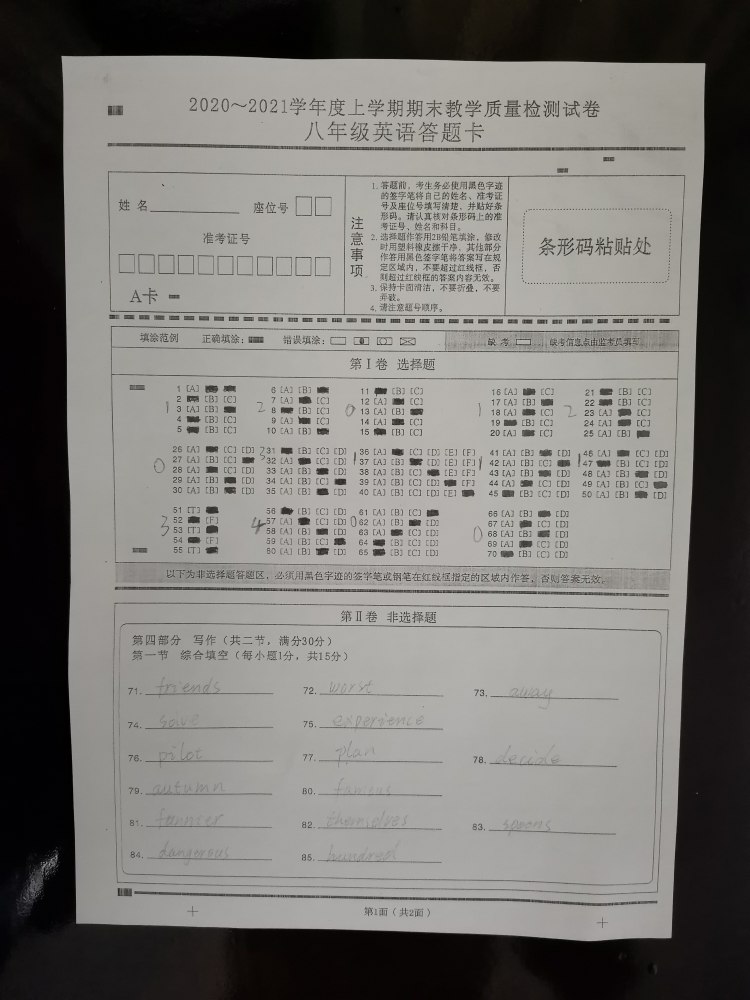
#> input picture 学习/opencv项目/答题卡检测/images/hbz2.jpg, 3000 x 4000 px, given in place of cart.jpg, which was not available (shown at 1/4 size)
$ python '作业3_文档扫描.py'
#> lines starting #> are read from the running program, lines starting #| are printed output that depends on the picture; after the words box and inside, x2 and y2 are one past the last pixel; in counts of white or black regions, pixels touching at a corner belong together; pictures that were not available may be replaced by others from this repository, and a replacement may not be noted
import cv2
import argparse
import numpy as np


def order_points(pts):
    # 4个坐标点
    rect = np.zeros((4, 2), dtype=np.float32)
    # 按顺序0123分别为左上，右上，右下，左下
    # 计算左上， 右下
    s = pts.sum(axis=1)
    rect[0] = pts[np.argmin(s)]
    rect[2] = pts[np.argmax(s)]
    # 计算右下， 左上
    diff = np.diff(pts, axis=1)
    rect[1] = pts[np.argmin(diff)]
    rect[3] = pts[np.argmax(diff)]
    return rect


def four_point_transform(image, pts):
    # 获取输入的坐标值
    rect = order_points(pts)
    (tl, tr, br, bl) = rect
    # 计算输入的高和宽
    widthA = np.sqrt(((br[0] - bl[0]) ** 2) + ((br[1] - bl[1]) ** 2))
    widthB = np.sqrt(((tr[0] - tl[0]) ** 2) + ((tr[1] - tl[1]) ** 2))
    heightA = np.sqrt(((tr[0] - br[0]) ** 2) + ((tr[1] - br[1]) ** 2))
    heightB = np.sqrt(((tl[0] - bl[0]) ** 2) + ((tl[1] - bl[1]) ** 2))

    maxWidth = int(max(widthA, widthB))
    maxHeight = int(max(heightA, heightB))

    # 变换后的目标位置
    dst = np.array([[0, 0],
                    [maxWidth - 1, 0],
                    [maxWidth - 1,  maxHeight - 1],
                    [0, maxHeight - 1]], dtype=np.float32)
    # 计算变换矩阵
    M = cv2.getPerspectiveTransform(rect, dst)
    warped = cv2.warpPerspective(image, M, (maxWidth, maxHeight))
    return warped


def resize(image, width=None, height=None, inter=cv2.INTER_AREA):
    dim = None
    (h, w) = image.shape[:2]
    if width is None and height is None:
        return image
    if width is None:
        r = height / float(h)
        dim = (int(w*r), height)
    else:
        r = width / float(width)
        dim = (width, int(h*r))
    resized = cv2.resize(image, dim, interpolation=inter)
    return resized

# 输入图像
image = cv2.imread('./images/cart.jpg')
#> image is the input picture: shape (4000, 3000, 3); mean B, G, R 114.5, 118.3, 119.9

# 坐标的变化
ratio = image.shape[0] / 500.0
#> ratio = 8
orig = image.copy()
image = resize(orig, height=500)
#> in resize, `resized = cv2.resize(image, dim, interpolation=inter)`:
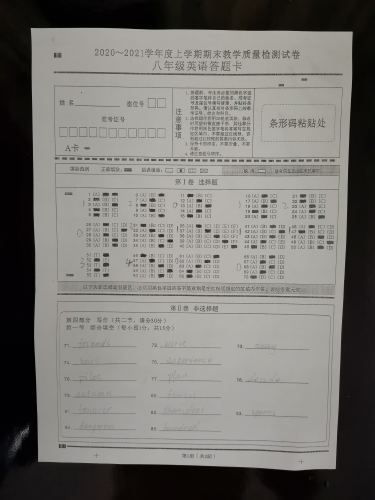
#> resized: shape (500, 375, 3); mean B, G, R 114.5, 118.4, 119.9

# 预处理
gray = cv2.cvtColor(image, cv2.COLOR_BGR2GRAY)
gray = cv2.GaussianBlur(gray, (5, 5), 0)
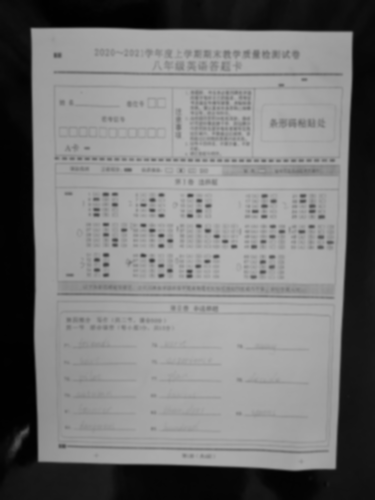
#> gray: shape (500, 375); min 1, max 181, mean 118.4
edged = cv2.Canny(gray, 75, 200)
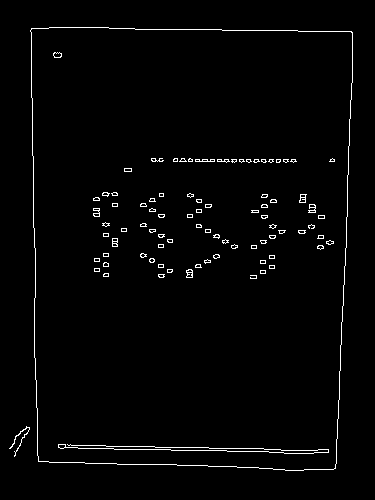
#> edged: shape (500, 375); 1.9% white in thin lines or dots, all inside (x1, y1, x2, y2) = (9, 27, 353, 471)
# 预处理结果
print("STEP1: 边沿检测")
cv2.imshow('image', image)
cv2.imshow('edged', edged)
cv2.waitKey(0)
cv2.destroyAllWindows()
# 轮廓检测
cnts, hierarchy = cv2.findContours(edged.copy(), cv2.RETR_LIST, cv2.CHAIN_APPROX_SIMPLE)
#> cnts = 180 contours, 164 with area under 20; largest, box (x1, y1, x2, y2) and area: (30, 27, 353, 471) 135612, (30, 27, 353, 471) 135608, (186, 269, 193, 278) 43, (299, 194, 307, 203) 43, (112, 238, 118, 247) 39
cnts = sorted(cnts, key=cv2.contourArea, reverse=True)[:5]
#> cnts = 5 contours; box (x1, y1, x2, y2) and area: (30, 27, 353, 471) 135612, (30, 27, 353, 471) 135608, (186, 269, 193, 278) 43, (299, 194, 307, 203) 43, (112, 238, 118, 247) 39

# 遍历轮廓
for c in cnts:
    # 轮廓近似
    peri = cv2.arcLength(c, True)
    approx = cv2.approxPolyDP(c, epsilon=0.02*peri, closed=True)
    # 4个点的时候拿出来
    if len(approx) == 4:
        screenCnt = approx
        break
#> this loop made 1 pass
#> (peri, screenCnt) on pass 1: (1505.6, [[31, 28], [38, 461], [335, 468], [352, 32]])
# 显示结果
cv2.drawContours(image, [screenCnt], -1, (0, 255, 0), 2)
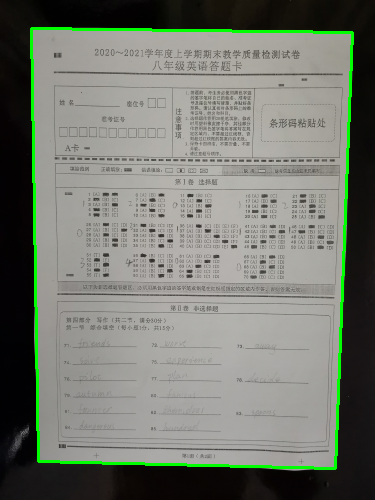
#> image: shape (500, 375, 3); 2.38% of pixels changed, all inside (x1, y1, x2, y2) = (30, 27, 354, 470)
cv2.imshow("Outline", image)
cv2.waitKey(0)
cv2.destroyAllWindows()
# 透视变换
warped = four_point_transform(orig, screenCnt.reshape(4, 2) * ratio)
#> in order_points, `s = pts.sum(axis=1)`: s = [472, 3992, 6424, 3072]
#> in order_points, `diff = np.diff(pts, axis=1)`: diff = [-24, 3384, 1064, -2560]
#> in four_point_transform, `rect = order_points(pts)`: rect = [[248, 224], [2816, 256], [2680, 3744], [304, 3688]]
#> in four_point_transform, `(tl, tr, br, bl) = rect`: tl = [248, 224]; tr = [2816, 256]; br = [2680, 3744]; bl = [304, 3688]
#> in four_point_transform, `widthA = np.sqrt(((br[0] - bl[0]) ** 2) + ((br[1] - bl[1]) ** 2))`: widthA = 2376.7
#> in four_point_transform, `widthB = np.sqrt(((tr[0] - tl[0]) ** 2) + ((tr[1] - tl[1]) ** 2))`: widthB = 2568.2
#> in four_point_transform, `heightA = np.sqrt(((tr[0] - br[0]) ** 2) + ((tr[1] - br[1]) ** 2))`: heightA = 3490.7
#> in four_point_transform, `heightB = np.sqrt(((tl[0] - bl[0]) ** 2) + ((tl[1] - bl[1]) ** 2))`: heightB = 3464.5
#> in four_point_transform, `maxWidth = int(max(widthA, widthB))`: maxWidth = 2568
#> in four_point_transform, `maxHeight = int(max(heightA, heightB))`: maxHeight = 3490
#> in four_point_transform, `dst = np.array([[0, 0], [maxWidth - 1, 0], [maxWidth - 1,  maxHeight -..`: dst = [[0, 0], [2567, 0], [2567, 3489], [0, 3489]]
#> in four_point_transform, `M = cv2.getPerspectiveTransform(rect, dst)`: M = [[1, -0.0162, -245.4], [-0.0116, 0.929, -205.2], [3.46e-06, -2.14e-05, 1]]
#> in four_point_transform, `warped = cv2.warpPerspective(image, M, (maxWidth, maxHeight))`:
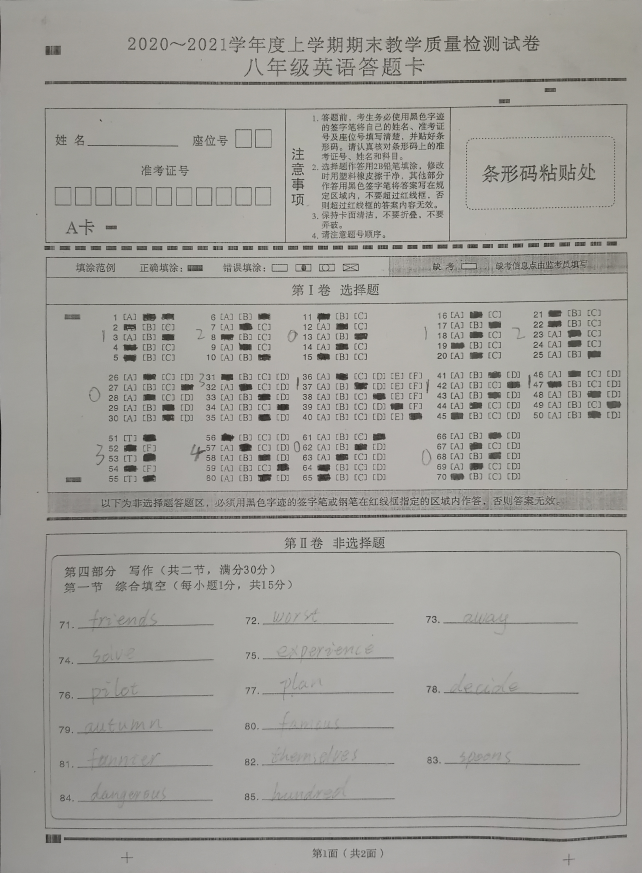
#> warped: shape (3490, 2568, 3) (shown at 1/4 size); mean B, G, R 154.6, 159.4, 160.7
warped_gray = cv2.cvtColor(warped, cv2.COLOR_BGR2GRAY)
ref = cv2.threshold(warped_gray, 160, 255, cv2.THRESH_BINARY)[1]
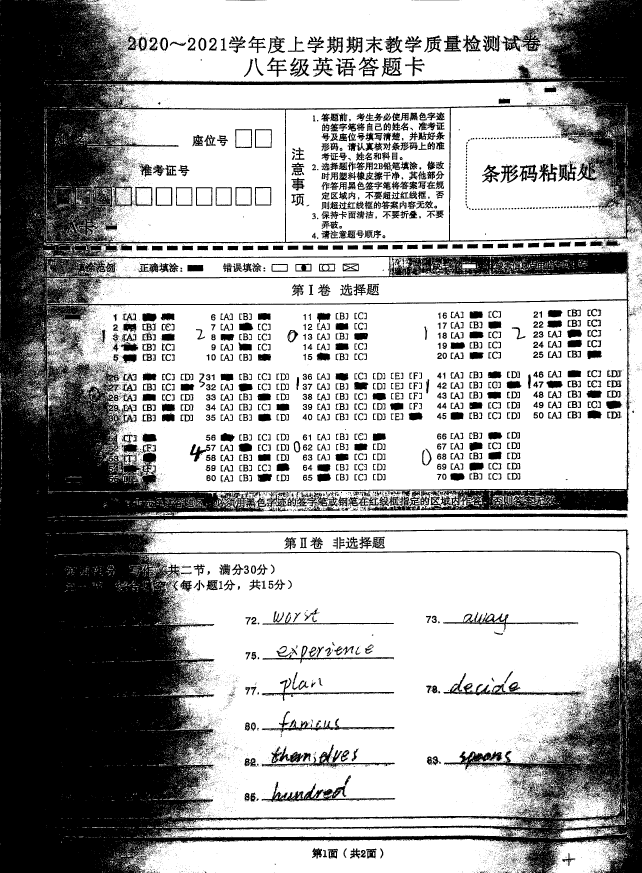
#> ref: shape (3490, 2568) (shown at 1/4 size); 65.1% white; 19074 black regions (17034 under 20 px), largest, box (x1, y1, x2, y2) and area: (0, 0, 2568, 3490) 2479677, (1046, 3127, 1581, 3208) 8096, (1774, 2692, 2325, 2786) 6921
# cv2.imwrite("./images/warped.jpg", ref)
# 变换
cv2.imshow("original", resize(orig, height=800))
cv2.imshow("Scanned", resize(warped, height=800))
#> call 3 of resize, with height = 800, inter = 3
#> in resize (call 3), `resized = cv2.resize(image, dim, interpolation=inter)`:
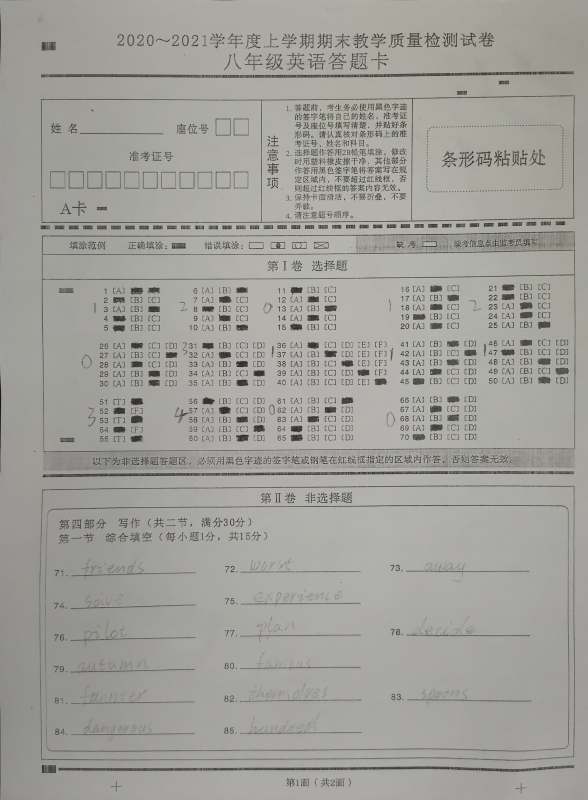
#> resized: shape (800, 588, 3); mean B, G, R 154.6, 159.4, 160.7
cv2.waitKey(0)
cv2.destroyAllWindows()

$ run again, on 学习/opencv项目/答题卡检测/images/testcard (2).jpg
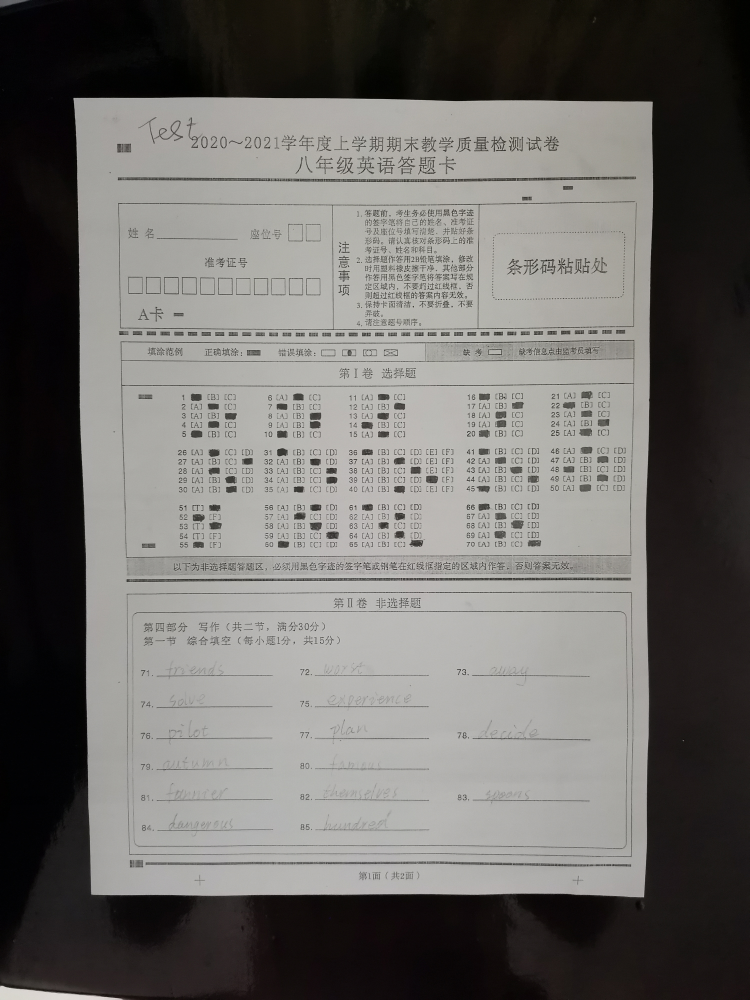
#> input picture 学习/opencv项目/答题卡检测/images/testcard (2).jpg, 3000 x 4000 px, given in place of cart.jpg, which was not available (shown at 1/4 size)
#> image is the input picture: shape (4000, 3000, 3); mean B, G, R 104.4, 107.3, 109.3
#> `edged = cv2.Canny(gray, 75, 200)`:
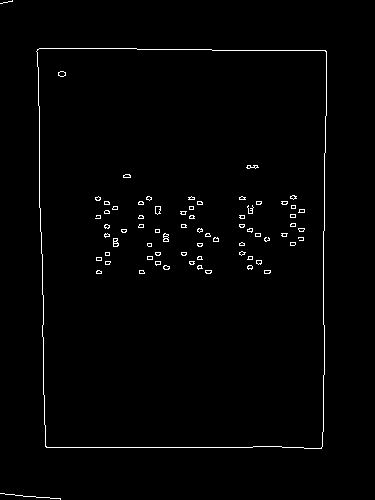
#> edged: shape (500, 375); 1.4% white in thin lines or dots, all inside (x1, y1, x2, y2) = (0, 0, 327, 500)
#> `cnts, hierarchy = cv2.findContours(edged.copy(), cv2.RETR_LIST, cv2.CH..`: cnts = 141 contours, 132 with area under 20; largest, box (x1, y1, x2, y2) and area: (36, 48, 327, 449) 112600, (36, 48, 327, 449) 112596, (113, 238, 119, 247) 34, (163, 233, 169, 242) 34, (155, 206, 161, 215) 34
#> `cnts = sorted(cnts, key=cv2.contourArea, reverse=True)[:5]`: cnts = 5 contours; box (x1, y1, x2, y2) and area: (36, 48, 327, 449) 112600, (36, 48, 327, 449) 112596, (113, 238, 119, 247) 34, (163, 233, 169, 242) 34, (155, 206, 161, 215) 34
#> the loop `for c in cnts:` made 1 pass
#> (peri, screenCnt) on pass 1: (1370.2, [[37, 49], [45, 446], [321, 448], [326, 51]])
#> image: shape (500, 375, 3)
#> s = [688, 3928, 6152, 3016]
#> diff = [96, 3208, 1016, -2200]
#> rect = [[296, 392], [2608, 408], [2568, 3584], [360, 3568]]
#> tl = [296, 392]; tr = [2608, 408]; br = [2568, 3584]; bl = [360, 3568]
#> widthA = 2208.1
#> widthB = 2312.1
#> heightA = 3176.3
#> heightB = 3176.6
#> maxWidth = 2312
#> maxHeight = 3176
#> dst = [[0, 0], [2311, 0], [2311, 3175], [0, 3175]]
#> M = [[0.994, -0.02, -286.5], [-0.00657, 0.95, -370.3], [2e-07, -1.41e-05, 1]]
#> ref: shape (3176, 2312); 87.4% white; 8680 black regions (6860 under 20 px), largest, box (x1, y1, x2, y2) and area: (165, 0, 2312, 892) 146239, (167, 919, 2259, 1857) 106484, (176, 1798, 647, 1874) 27696
#> resized: shape (800, 600, 3)
#> in resize (call 3), `resized = cv2.resize(image, dim, interpolation=inter)`:
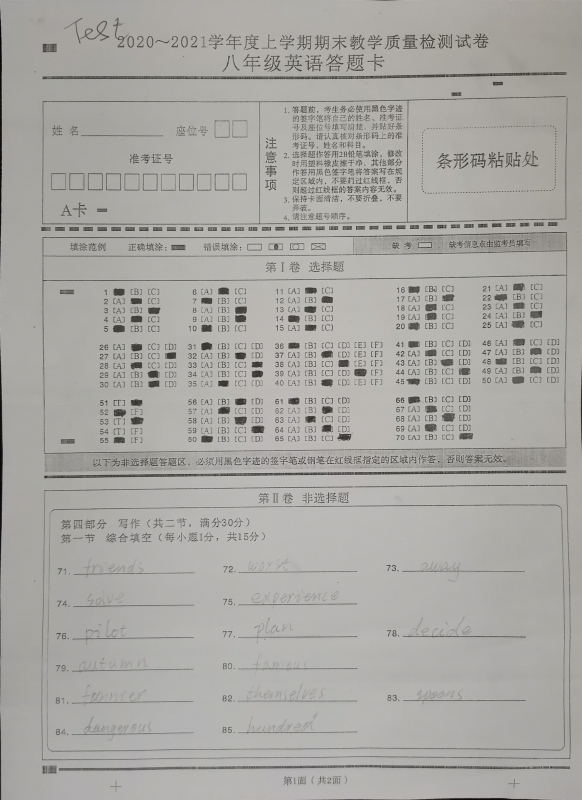
#> resized: shape (800, 582, 3); mean B, G, R 163.7, 167.7, 168.8

$ run again, on 学习/opencv项目/答题卡检测/images/testcard.jpg
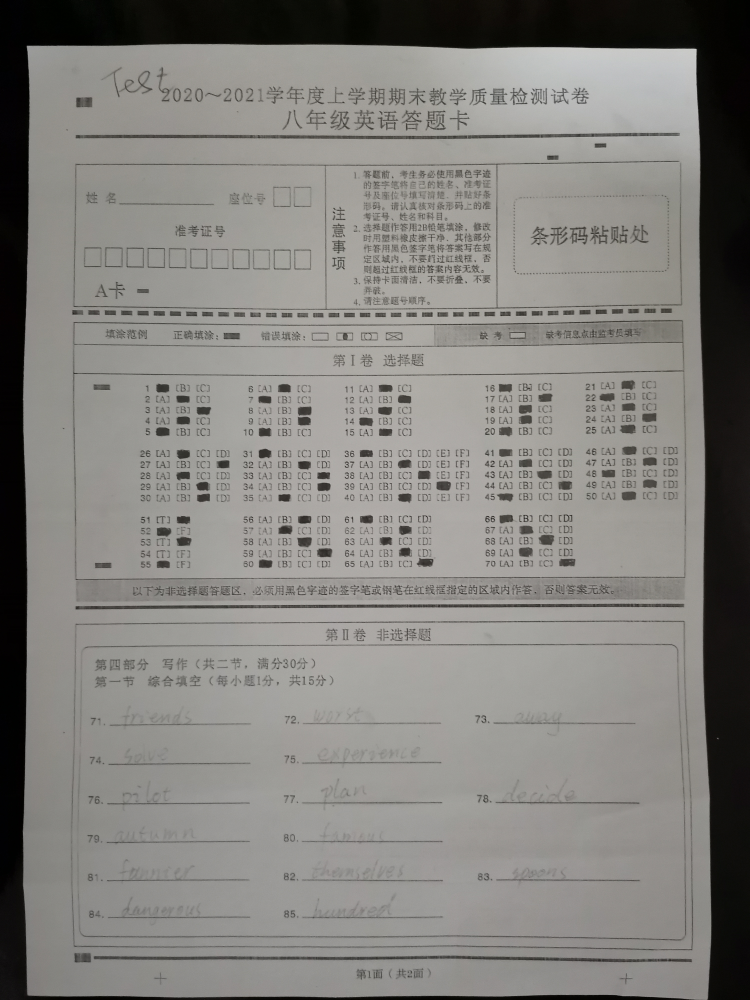
#> input picture 学习/opencv项目/答题卡检测/images/testcard.jpg, 3000 x 4000 px, given in place of cart.jpg, which was not available (shown at 1/4 size)
#> image is the input picture: shape (4000, 3000, 3); mean B, G, R 125.7, 129.6, 131.3
#> `edged = cv2.Canny(gray, 75, 200)`:
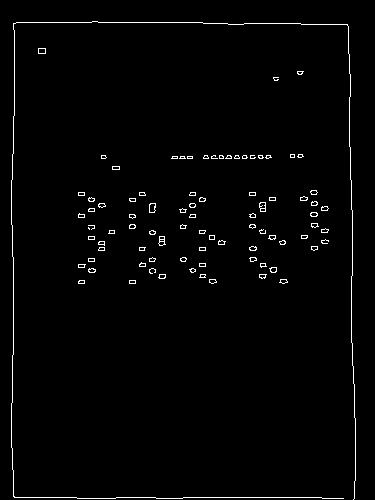
#> edged: shape (500, 375); 1.7% white in thin lines or dots, all inside (x1, y1, x2, y2) = (11, 21, 356, 500)
#> `cnts, hierarchy = cv2.findContours(edged.copy(), cv2.RETR_LIST, cv2.CH..`: cnts = 168 contours, 128 with area under 20; largest, box (x1, y1, x2, y2) and area: (149, 203, 156, 213) 50, (259, 202, 266, 212) 50, (158, 236, 166, 246) 45, (149, 203, 156, 213) 45, (38, 48, 46, 54) 35
#> `cnts = sorted(cnts, key=cv2.contourArea, reverse=True)[:5]`: cnts = 5 contours; box (x1, y1, x2, y2) and area: (149, 203, 156, 213) 50, (259, 202, 266, 212) 50, (158, 236, 166, 246) 45, (149, 203, 156, 213) 45, (38, 48, 46, 54) 35
#> the loop `for c in cnts:` made 5 passes
#> (peri, screenCnt) on pass 5: (24, [[38, 48], [38, 53], [45, 53], [45, 48]])
#> image: shape (500, 375, 3)
#> s = [688, 728, 784, 744]
#> diff = [80, 120, 64, 24]
#> rect = [[304, 384], [360, 384], [360, 424], [304, 424]]
#> tl = [304, 384]; tr = [360, 384]; br = [360, 424]; bl = [304, 424]
#> widthA = 56
#> heightA = 40
#> maxWidth = 56
#> maxHeight = 40
#> dst = [[0, 0], [55, 0], [55, 39], [0, 39]]
#> M = [[0.982, 0, -298.6], [3.16e-16, 0.975, -374.4], [0, 0, 1]]
#> in four_point_transform, `warped = cv2.warpPerspective(image, M, (maxWidth, maxHeight))`:
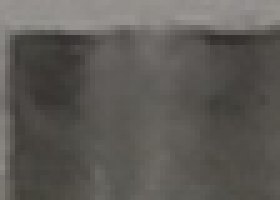
#> warped: shape (40, 56, 3) (shown 5 times larger); mean B, G, R 86.6, 90.8, 93.8
#> ref: shape (40, 56); every value is 0
#> resized: shape (800, 600, 3)
#> resized: shape (800, 1120, 3)
